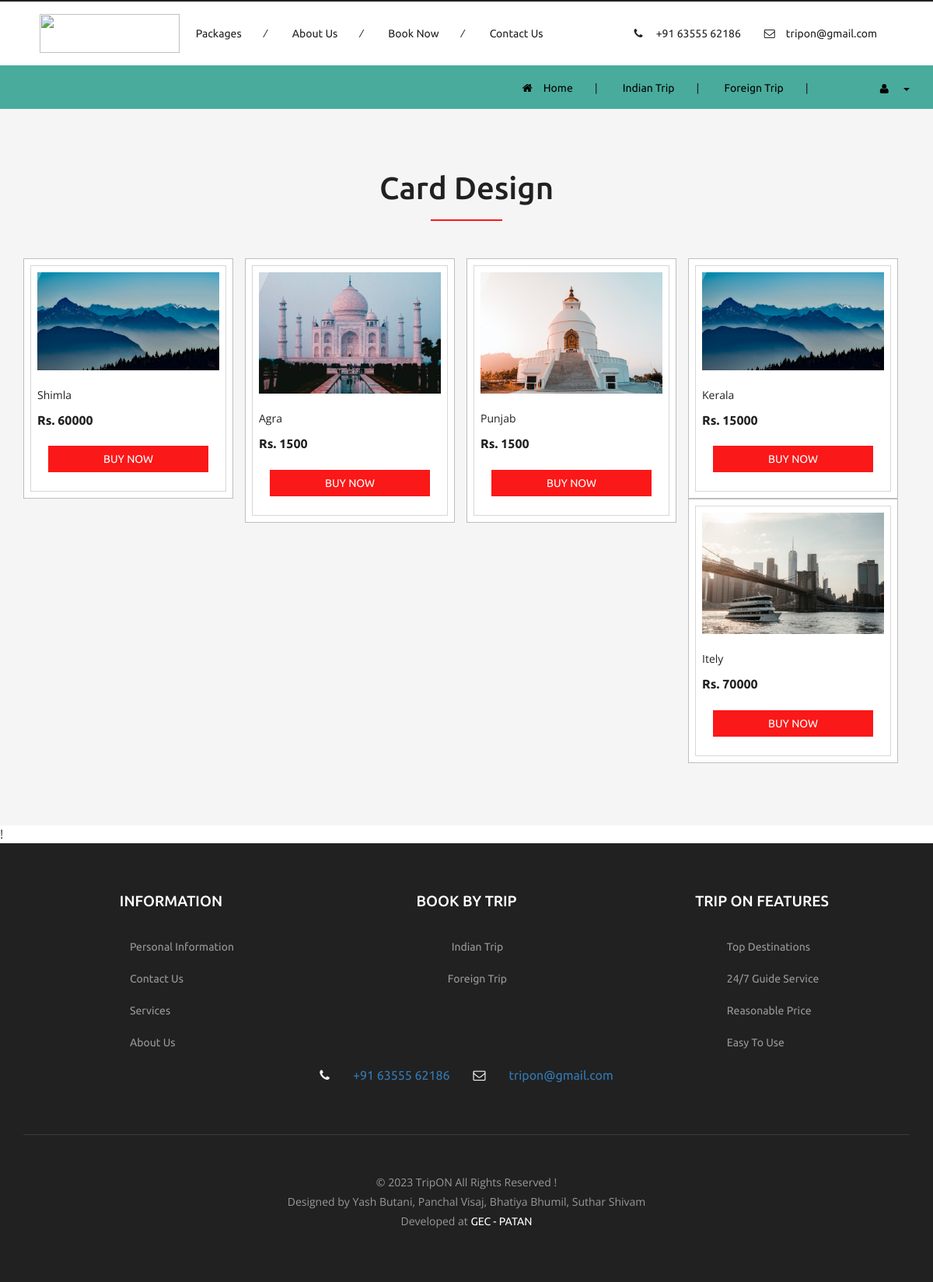
The page /User/card.php on the database its author committed.
### tables this page shows
CREATE TABLE `industry_info` (
  `Industry_id` int(5) NOT NULL,
  `Industry_name` text NOT NULL
);

CREATE TABLE `card_info` (
  `Card_id` int(5) NOT NULL,
  `Industry` text NOT NULL,
  `Name` text NOT NULL,
  `Image` text NOT NULL,
  `description` text NOT NULL,
  `Price` int(5) NOT NULL
);

### User/card.php (the view, shortened to what this page needs)
<?php
	include "Header.php";
?>
<div class="w3ls_w3l_banner_nav_right_grid w3ls_w3l_banner_nav_right_grid_popular">
    <div class="container">
        <h3>Card Design</h3>
        <div class="w3ls_w3l_banner_nav_right_grid1">
            <?php
$con=mysqli_connect("localhost","root","","project_db");
$query="SELECT * FROM card_info;";
$c=mysqli_query($con,$query);
while($r=mysqli_fetch_array($c))
{
	?>
            <div class="col-md-3 w3ls_w3l_banner_left">
                <div class="hover14 column">
                    <div class="agile_top_brand_left_grid w3l_agile_top_brand_left_grid">
                        <div class="agile_top_brand_left_grid1">
                            <figure>
                                <div class="snipcart-item block">
                                    <div class="snipcart-thumb">
                                        <img src="../web/upload/<?php echo $r['Image'];?>" data-imagezoom="true"
                                            height="300" width="500" class="img-responsive" />
                                        <p><?php echo $r['Name'];?></p>
                                        <h4>Rs. <?php echo $r['Price'];?></h4>
                                    </div>
                                    <div class="snipcart-details">
                                        <a href="single.php?id=<?php echo $r['Card_id'];?>"><input type="submit"
                                                name="submit" value="Buy Now" class="button" /></a>
                                    </div>
                                </div>
                            </figure>
                        </div>
                    </div>
                </div>
            </div>
            <?php
}
?>
        </div>
    </div>
</div>
</div>
<?php
	include "Footer.php";
?>

### User/Header.php (shortened to what this page needs)
<!DOCTYPE html>
<html>
<head>
    <link href="css/bootstrap.css" rel="stylesheet" type="text/css" media="all" />
    <link href="css/style.css" rel="stylesheet" type="text/css" media="all" />
    <link href="css/style1.css" rel="stylesheet" type="text/css" media="all" />
    <link href="css/font-awesome.css" rel="stylesheet" type="text/css" media="all" />
</head>
<body>
    <div class="logo_products">
        <div class="container navbar-align">
            <div class="w3ls_logo_products_left" style="width:180px;height:50px;">
                <a href="index.php"><img src="images/trip.webp" style="width:100%;height:100%;object-fit:cover;"> </a>
            </div>
            <div class="w3ls_logo_products_left1">
                <ul class="special_items">
                    <li><a href="index.php">Packages</a><i>/</i></li>
                    <li><a href="about.php">About Us</a><i>/</i></li>
                    <li><a href="index.php">Book Now</a><i>/</i></li>
                    <li><a href="about.php">Contact Us</a></li>
                </ul>
            </div>
            <div class="w3ls_logo_products_left1">
                <ul class="phone_email">
                    <li><i class="fa fa-phone" aria-hidden="true"></i>
                        <a href="tel:+916355562186" target="_blank"> +91 63555 62186</a>
                    </li>
                    <li><i class="fa fa-envelope-o" aria-hidden="true"></i><a href="mailto: yashbutani281@gmail.com"
                            target="_blank">tripon@gmail.com</a>
                    </li>
                </ul>
            </div>
        </div>
    </div>
    <div class="products-breadcrumb">
        <div class="container product-container">
            <ul>
                <li><i class="fa fa-home" aria-hidden="true"></i><a href="index.php">Home</a><span>|</span></li>
                <?php
				include "connection.php";
				$query="SELECT * FROM industry_info";
				$c=mysqli_query($con,$query);
				while($r=mysqli_fetch_array($c))
				{
				  ?>
                <li><a class="color4"
                        href="ViewIndustry.php?id=<?php echo $r['Industry_id'];?>"><?php echo $r['Industry_name'];?></a><span>|</span>
                </li>
                <?php
				   }
				?>
            </ul>
            <div class="w3l_header_right">
                <ul>
                    <li class="dropdown profile_details_drop">
                        <a href="#" class="dropdown-toggle" data-toggle="dropdown"><i class="fa fa-user"
                                aria-hidden="true"></i>
                            <h3 class="caret"></h3>
                        </a>
                    </li>
                </ul>
            </div>
        </div>
    </div>
    <div class="w3l_banner_nav_right">

### User/Footer.php (shortened to what this page needs)
!<div class="clearfix"></div>
<div class="footer">
    <div class="container">
        <div class="col-md-4 w3_footer_grid">
            <h3>information</h3>
            <ul class="w3_footer_grid_list">
                <li><a href="index.php">Personal Information</a></li>
                <li><a href="about.php">Contact Us</a></li>
                <li><a href="about.php">Services</a></li>
                <li><a href="about.php">About Us</a></li>
            </ul>
        </div>
        <div class="col-md-4 w3_footer_grid">
            <h3>Book by Trip</h3>
            <?php
				include "connection.php";
				$query="SELECT * FROM industry_info";
				$c=mysqli_query($con,$query);
				while($r=mysqli_fetch_array($c))
				{
				  ?>
            <ul class="w3_footer_grid_list">
                <li><a class="color4"
                        href="ViewIndustry.php?id=<?php echo $r['Industry_id'];?>"><?php echo $r['Industry_name'];?></a>
                </li>
            </ul>
            <?php
				   }
				?>
        </div>
        <div class="col-md-4 w3_footer_grid">
            <h3>TRIP ON Features</h3>
            <ul class="w3_footer_grid_list">
                <li><a href="about.php">Top Destinations</a></li>
                <li><a href="about.php">24/7 Guide Service</a></li>
                <li><a href="about.php">Reasonable Price</a></li>
                <li><a href="about.php">Easy to Use</a></li>
            </ul>
        </div>
        <div class="phone_email">
            <i class="fa fa-phone" aria-hidden="true"></i>
            <a href="tel:+916355562186" target="_blank"> +91 63555 62186</a>
            <i class="fa fa-envelope-o" aria-hidden="true"></i><a href="mailto: yashbutani281@gmail.com"
                target="_blank">tripon@gmail.com</a>
        </div>
        <div class="wthree_footer_copy">
            <p>&copy; 2023 TripON All Rights Reserved !<br>
                Designed by Yash Butani, Panchal Visaj, Bhatiya Bhumil, Suthar Shivam <br>
                Developed at
                <a target="_blank" href="https://gecpatan.ac.in/">GEC - PATAN </a>
            </p>
        </div>
    </div>
</div>
</body>

### User/css/style1.css (style rules this page uses)
.logo_products { padding: 1em 0 1em; }
.w3ls_logo_products_left1 { float: left; margin-top: 0; }
.navbar-align { display: flex; justify-content: space-between; align-items: center; height: 50px; }
.w3ls_logo_products_left1:nth-child(3), .w3ls_logo_products_left1:nth-child(3) { float: left; margin-right: 0em; }
.phone_email { display: flex; justify-content: center; align-items: center; gap: 30px; }
.w3ls_logo_products_left1 ul.phone_email li { margin-right: 0; }
.w3ls_logo_products_left { margin-right: 0em; }
.w3l_banner_nav_right { width: 100%; }
.product-container { display: flex; justify-content: flex-end; align-items: center; }
.w3l_header_right ul { margin-top: -10px; }
.products-breadcrumb { background: #49ab9c; }
.products-breadcrumb ul li i, .products-breadcrumb ul li a { color: #000; }

### User/Footer.php (style rules this page uses)
.w3_footer_grid { display: flex; justify-content: center; align-items: center; flex-direction: column; }
.phone_email { color: whitesmoke; }

### rows shown on the page
industry_info: Industry_name "Indian Trip"
industry_info: Industry_name "Foreign Trip"
card_info: Image (picture), Name "Shimla", Price "60000"
card_info: Image (picture), Name "Agra", Price "1500"
card_info: Image (picture), Name "Punjab", Price "1500"
card_info: Image (picture), Name "Kerala", Price "15000"
card_info: Image (picture), Name "Itely", Price "70000"
